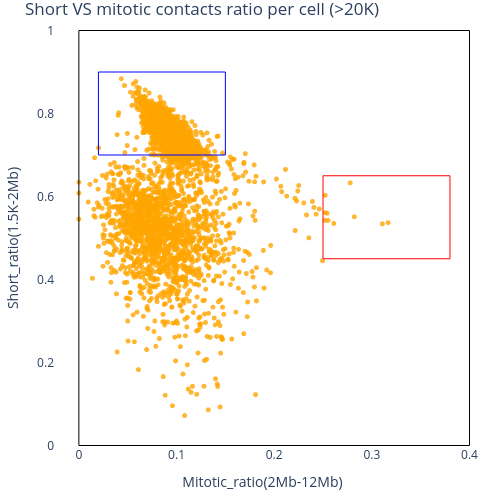

Notebook cell for this chart:
### Code cell
#different-stage
#plot the mitosis VS interphase (mHep)
import plotly.express as px

# Filter
df = ShortVSMitotic_df[ShortVSMitotic_df['Num_Contacts'] > 20000]

# Plot without color grouping (all dots orange)
fig = px.scatter(df, x='Mitotic_ratio(2Mb-12Mb)', y='Short_ratio(1.5K-2Mb)')

fig.update_traces(
    marker=dict(
        size=5,
        opacity=0.8,
        color='orange'  # Set all markers to orange
    )
)

# Layout adjustments
fig.update_layout(
    title="Short VS mitotic contacts ratio per cell (>20K)",
    autosize=False,
    width=500,
    height=500,
    margin=dict(l=30, r=30, t=30, b=20),
    plot_bgcolor='rgba(0,0,0,0)',
    paper_bgcolor='rgba(0,0,0,0)',
    showlegend=False
)

# Add rectangles
fig.update_layout(
    shapes=[
        dict(type='rect', xref='x', yref='y', x0=0, y0=0, x1=0.4, y1=1, line=dict(color='black', width=1)),
        dict(type='rect', xref='x', yref='y', x0=0.02, y0=0.7, x1=0.15, y1=0.9, line=dict(color='blue', width=1)),
        dict(type='rect', xref='x', yref='y', x0=0.25, y0=0.45, x1=0.38, y1=0.65, line=dict(color='red', width=1))
#        dict(type='rect', xref='x', yref='y', x0=0.02, y0=0.6, x1=0.15, y1=0.8, line=dict(color='blue', width=1)),
#        dict(type='rect', xref='x', yref='y', x0=0.25, y0=0.4, x1=0.38, y1=0.6, line=dict(color='red', width=1))

    ]
)

# Save as PDF
fig.write_image("/home/xiangru.huo-umw/scHiC/scripts/plot/dropletHiCinDE_Short VS mitotic contacts ratio per cell (>20K).pdf", 
                width=450, height=400, scale=2, format='pdf')

# Show plot
fig.show()

### Figure 1 — Plotly figure (JSON) as saved in the notebook; plotly's stock layout.template omitted (floating-point values rounded to 4 significant figures; data arrays with more than 128 entries replaced by an {"elided": "..."} marker saying what was removed)
{"data": [{"hovertemplate": "Mitotic_ratio(2Mb-12Mb)=%{x}<br>Short_ratio(1.5K-2Mb)=%{y}<extra></extra>", "legendgroup": "", "marker": {"color": "orange", "opacity": 0.8, "size": 5, "symbol": "circle"}, "mode": "markers", "name": "", "showlegend": false, "type": "scattergl", "x": {"elided": "3869 float values"}, "xaxis": "x", "y": {"elided": "3869 float values"}, "yaxis": "y"}], "layout": {"autosize": false, "height": 500, "legend": {"tracegroupgap": 0}, "margin": {"b": 20, "l": 30, "r": 30, "t": 30}, "paper_bgcolor": "rgba(0,0,0,0)", "plot_bgcolor": "rgba(0,0,0,0)", "shapes": [{"line": {"color": "black", "width": 1}, "type": "rect", "x0": 0, "x1": 0.4, "xref": "x", "y0": 0, "y1": 1, "yref": "y"}, {"line": {"color": "blue", "width": 1}, "type": "rect", "x0": 0.02, "x1": 0.15, "xref": "x", "y0": 0.7, "y1": 0.9, "yref": "y"}, {"line": {"color": "red", "width": 1}, "type": "rect", "x0": 0.25, "x1": 0.38, "xref": "x", "y0": 0.45, "y1": 0.65, "yref": "y"}], "showlegend": false, "title": {"text": "Short VS mitotic contacts ratio per cell (>20K)"}, "width": 500, "xaxis": {"anchor": "y", "domain": [0, 1], "title": {"text": "Mitotic_ratio(2Mb-12Mb)"}}, "yaxis": {"anchor": "x", "domain": [0, 1], "title": {"text": "Short_ratio(1.5K-2Mb)"}}}}
